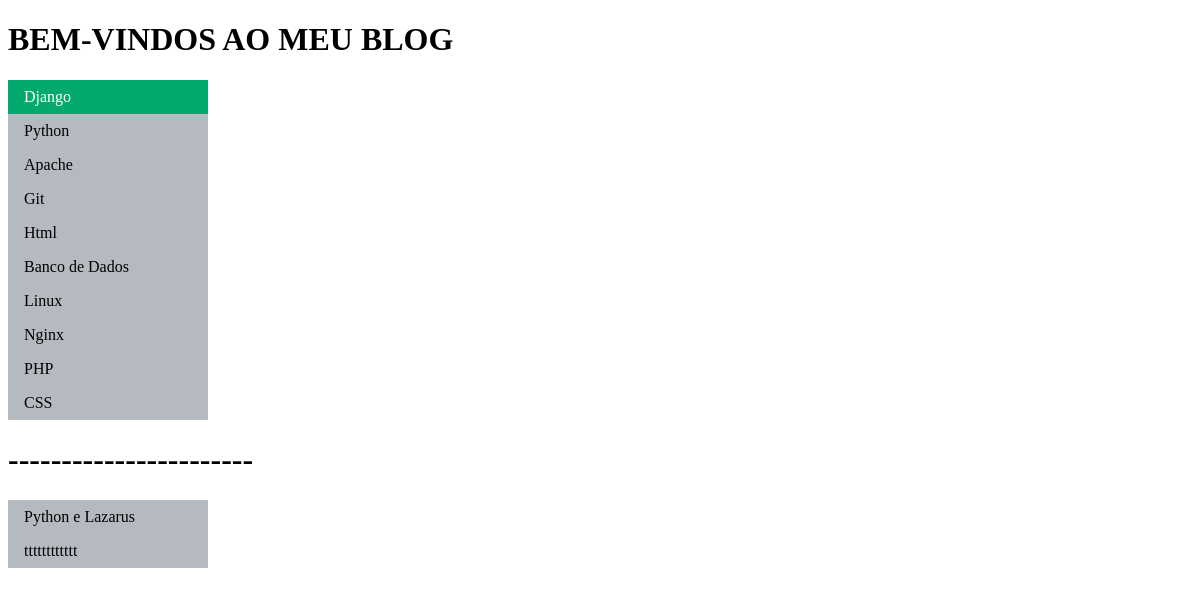
Before: /home/ with the older database file.
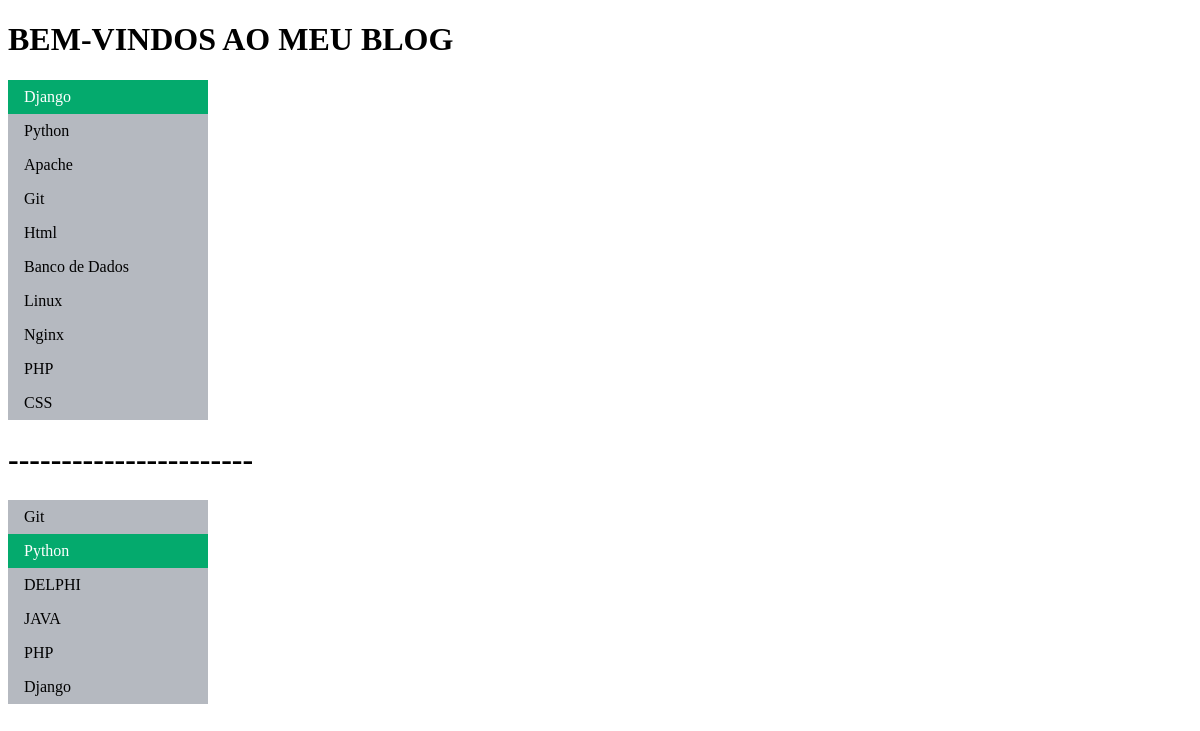
After: the same page with the newer database file.
### website/models.py (models this page shows, shortened)
class Post(models.Model):
    title = models.CharField(max_length=200)
    text = models.TextField()
    author = models.CharField(max_length=80)
    created_date = models.DateTimeField(default=timezone.now)
    Categories = models.CharField(
        max_length = 2,
        choices = Categorias.choices,
        default = Categorias.GR,
        )

### website/views.py (the view)
# urls.py: path('', hello_blog)
def hello_blog(request):
	valor1 = '1'
	lista = [
		'Django', 'Python', 'Apache', 'Git', 'Html',
		'Banco de Dados ', 'Linux ', 'Nginx', 'PHP', 'CSS'
	]
	lista_postagens = Post.objects.all()
	data = { 'var1': valor1, 'lista_tec': lista, 'post': lista_postagens}
	return render(request, 'index.html',data)

### website/templates/index.html (shortened to what this page needs)
<!DOCTYPE html>
<html>
<head>
</head>
<body>
<h1> BEM-VINDOS AO MEU BLOG </h1>
<ul>
 {% for item in lista_tec %}
{% if item == 'Django' %}
 <li><a class="active" href="#home">{{ item }} </a></li>
{% else %}
<li><a href="#news">{{ item }}</a></li>
{% endif %}
{% endfor %}
</ul>
<h1> -----------------------</h1>
<ul>
{% for item in post %}
{% if item.title == 'Python' %}
 <li><a class="active" href="#home">{{ item.title }} </a></li>
{% else %}
<li><a href="#news">{{ item.title }}</a></li>
{% endif %}
{% endfor %}
</ul>
</body>
</html>

### website/templates/index.html (style rules this page uses)
ul { list-style-type: none; margin: 0; padding: 0; width: 200px; background-color: #b5b9c0; }
li a { display: block; color: #000; padding: 8px 16px; text-decoration: none; }
li a.active { background-color: #04AA6D; color: white; }

Changed rows visible on the page:
changed Post: title "Python e Lazarus" → "Git"
changed Post: title "tttttttttttt" → "Python"
added Post: title "DELPHI"
added Post: title "JAVA"
added Post: title "PHP"
added Post: title "Django"
